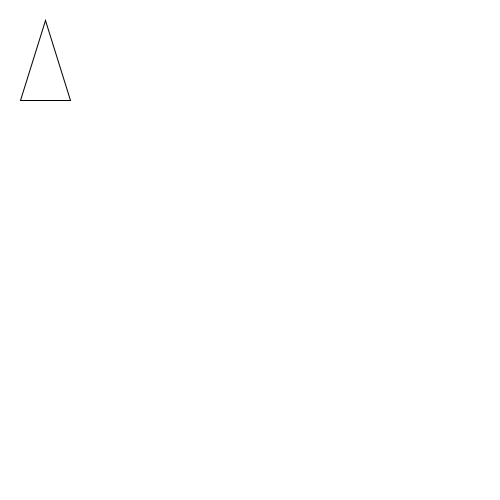
Frame 1 (no input)
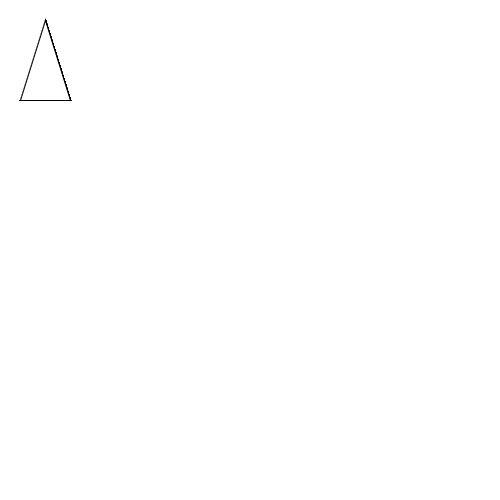
Frame 60 (the mouse pressed at the canvas centre just before this capture)
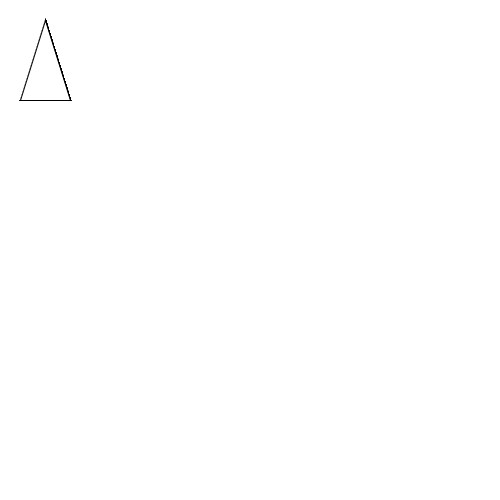
Frame 120 (the mouse held since frame 60 and released just before this capture)

The Processing sketch that drew these frames (run headless with seeded random() and noise(); from frame 60 on, the mouse is pressed at the canvas centre):

// Processing sketch: H09Opd8
// ── H09Opd8.pde



void setup(){
size(500,500);
background(255,255,255);
}

void draw(){
mijnVoid(20,100,70,100,45,20);
}

void mijnVoid(int x,int y, int x2, int y2,int x3, int y3){
  triangle(x,y,x2,y2,x3,y3);
}
